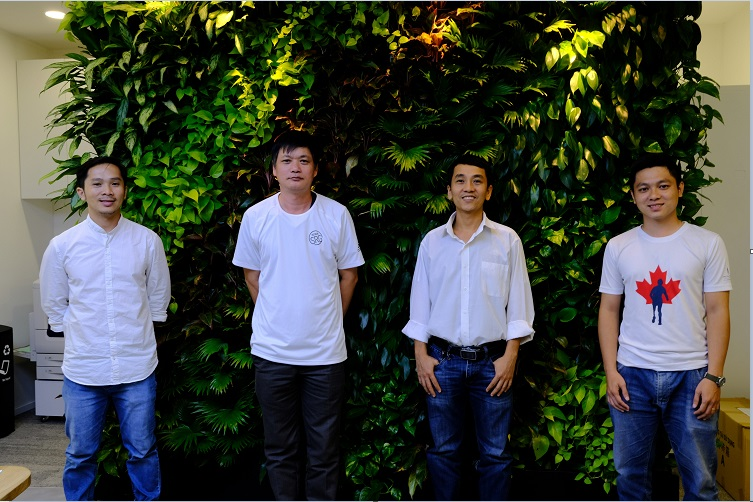
#> input picture OpenCV/Files/team2.jpg, 753 x 502 px
$ python face_detector3.py
#> lines starting #> are read from the running program, lines starting #| are printed output that depends on the picture; after the words box and inside, x2 and y2 are one past the last pixel; in counts of white or black regions, pixels touching at a corner belong together
import cv2

face_cascade = cv2.CascadeClassifier("haarcascade_frontalface_default.xml")

img = cv2.imread("team2.jpg")
#> img is the input picture: shape (502, 753, 3); mean B, G, R 63.6, 70, 65.2

gray_img = cv2.cvtColor(img,cv2.COLOR_BGR2GRAY)
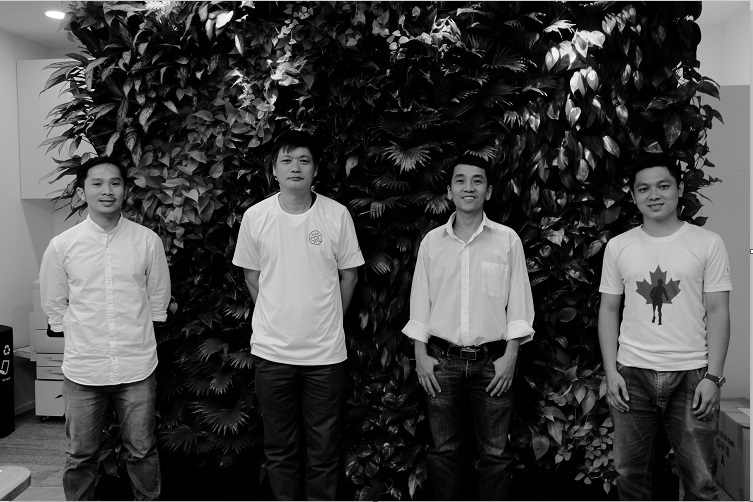
#> gray_img: shape (502, 753); min 0, max 255, mean 67.8

# faces is an array of multi list
faces = face_cascade.detectMultiScale(gray_img,
# 1.05 -> 1.1 detect 2 face thanh chi 1 face nguoi
scaleFactor=1.1,
minNeighbors=5)
#> faces = [[444, 161, 49, 49], [270, 140, 51, 51], [80, 163, 52, 52], [626, 165, 56, 56]]

for x,y,w,h in faces:
    img = cv2.rectangle(img,(x,y),(x+w,y+h),(0,255,0),3)
#> this loop made 4 passes
#> pass 1, `img = cv2.rectangle(img,(x,y),(x+w,y+h),(0,255,0),3)`:
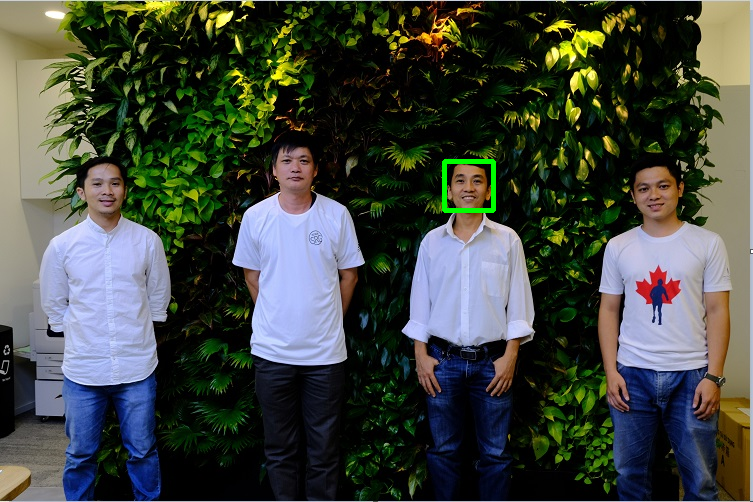
#> img: shape (502, 753, 3); 0.26% of pixels changed, all inside (x1, y1, x2, y2) = (442, 159, 496, 213)
#> pass 2, `img = cv2.rectangle(img,(x,y),(x+w,y+h),(0,255,0),3)`:
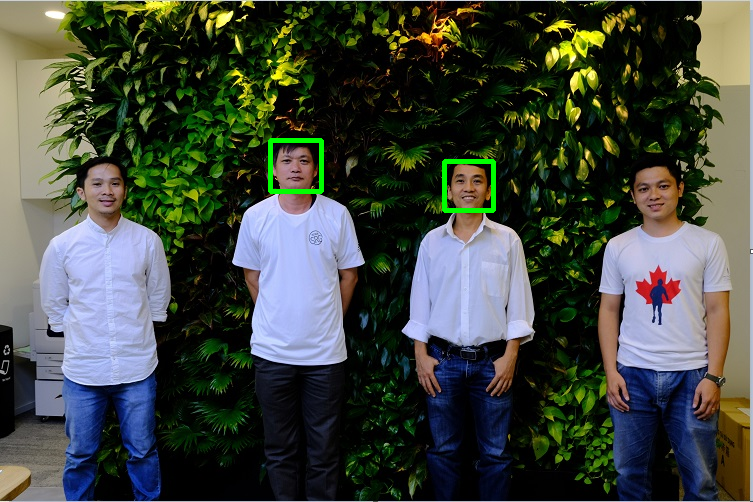
#> img: shape (502, 753, 3); 0.27% of pixels changed, all inside (x1, y1, x2, y2) = (268, 138, 324, 194)
#> pass 3, `img = cv2.rectangle(img,(x,y),(x+w,y+h),(0,255,0),3)`:
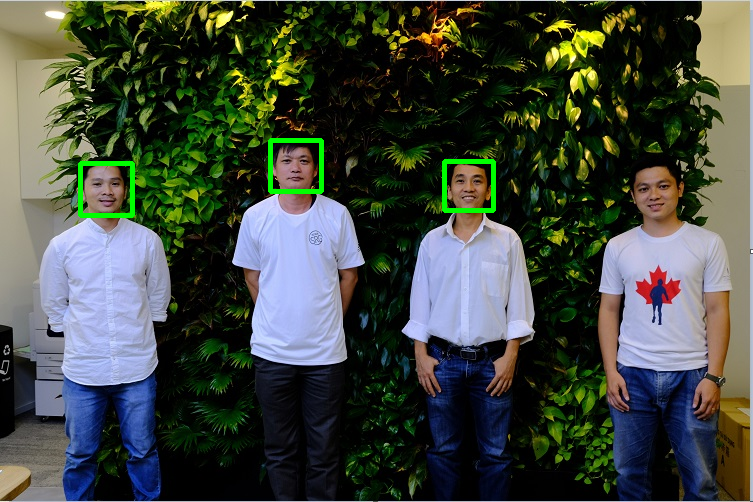
#> img: shape (502, 753, 3); 0.27% of pixels changed, all inside (x1, y1, x2, y2) = (78, 161, 135, 218)
#> after the loop:
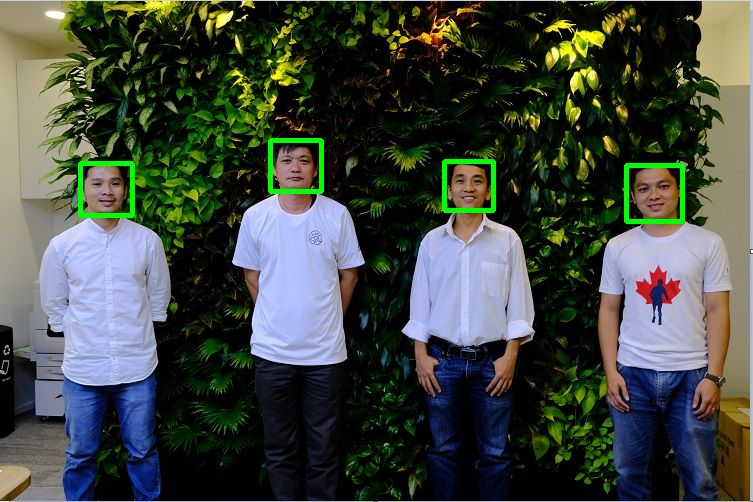
#> img: shape (502, 753, 3); 0.29% of pixels changed, all inside (x1, y1, x2, y2) = (624, 163, 685, 224)

print(type(faces))
#| <class 'numpy.ndarray'>
print(faces)
#| [[444 161  49  49]
#|  [270 140  51  51]
#|  [ 80 163  52  52]
#|  [626 165  56  56]]

resized = cv2.resize(img,(int(img.shape[1]/3),int(img.shape[0]/3)))
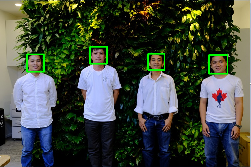
#> resized: shape (167, 251, 3); mean B, G, R 62.6, 71.7, 64.1

#cv2.imshow("Gray",gray_img)
#cv2.imshow("Gray",img)
cv2.imshow("Gray",resized)
cv2.waitKey(0)
cv2.destroyAllWindows()
